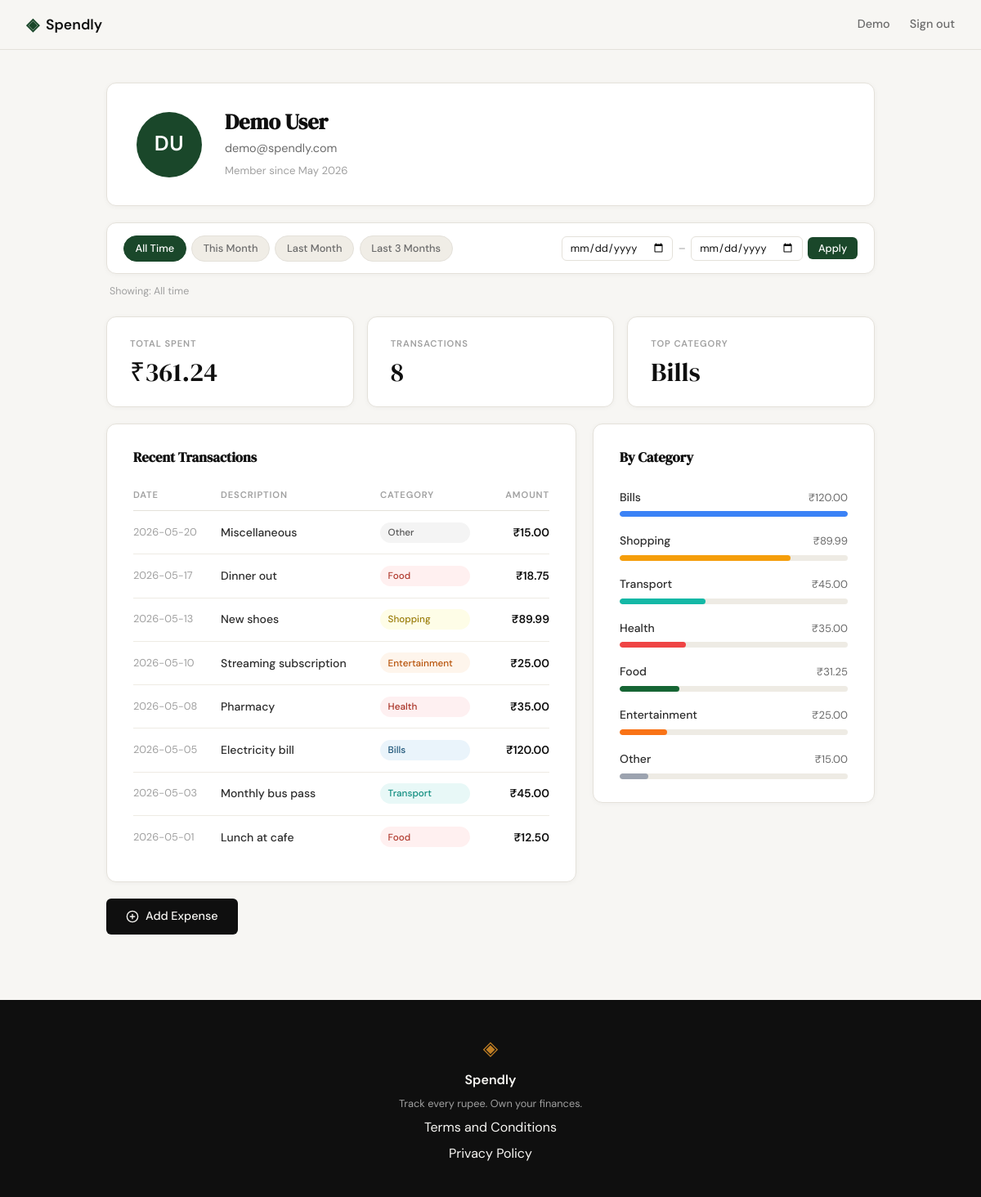
Screenshot of /profile (signed in) with the database file from the repository.
### tables this page shows
CREATE TABLE users (
            id            INTEGER PRIMARY KEY AUTOINCREMENT,
            name          TEXT    NOT NULL,
            email         TEXT    UNIQUE NOT NULL,
            password_hash TEXT    NOT NULL,
            created_at    TEXT    DEFAULT (datetime('now'))
        );

CREATE TABLE expenses (
            id          INTEGER PRIMARY KEY AUTOINCREMENT,
            user_id     INTEGER NOT NULL REFERENCES users(id),
            amount      REAL    NOT NULL,
            category    TEXT    NOT NULL,
            date        TEXT    NOT NULL,
            description TEXT,
            created_at  TEXT    DEFAULT (datetime('now'))
        );

### app.py (the view)
@app.route("/profile")
def profile():
    if not session.get("user_id"):
        return redirect(url_for("login"))
    date_from = _parse_date(request.args.get("from", ""))
    date_to   = _parse_date(request.args.get("to",   ""))
    preset_dates = _build_preset_dates()
    if date_from is None and date_to is None:
        active_preset = "all_time"
    elif (date_from, date_to) == preset_dates["this_month"]:
        active_preset = "this_month"
    elif (date_from, date_to) == preset_dates["last_month"]:
        active_preset = "last_month"
    elif (date_from, date_to) == preset_dates["last_3_months"]:
        active_preset = "last_3_months"
    else:
        active_preset = "custom"
    if date_from and date_to:
        filter_label = f"{_fmt_date(date_from)} – {_fmt_date(date_to)}"
    elif date_from:
        filter_label = f"From {_fmt_date(date_from)}"
    elif date_to:
        filter_label = f"Until {_fmt_date(date_to)}"
    else:
        filter_label = "All time"
    user            = get_user_by_id(session["user_id"])
    summary         = get_expense_summary(session["user_id"], date_from, date_to)
    categories      = get_expenses_by_category(session["user_id"], date_from, date_to)
    recent_expenses = get_recent_expenses(session["user_id"], date_from=date_from, date_to=date_to)
    member_since    = datetime.strptime(user["created_at"][:7], "%Y-%m").strftime("%B %Y")
    return render_template(
        "profile.html",
        user=user, summary=summary, categories=categories,
        recent_expenses=recent_expenses, member_since=member_since,
        date_from=date_from, date_to=date_to,
        active_preset=active_preset, filter_label=filter_label,
        preset_dates=preset_dates,
    )

### app.py (called while the page is built)
def _parse_date(s):
    if not s or not re.match(r'^\d{4}-\d{2}-\d{2}$', s):
        return None
    try:
        datetime.strptime(s, "%Y-%m-%d")
        return s
    except ValueError:
        return None

def _build_preset_dates():
    today = date.today()
    first_this = today.replace(day=1)
    last_this  = today.replace(day=calendar.monthrange(today.year, today.month)[1])
    last_last  = first_this - timedelta(days=1)
    first_last = last_last.replace(day=1)
    m, y = today.month, today.year
    for _ in range(2):
        m -= 1
        if m == 0:
            m, y = 12, y - 1
    first_3m = date(y, m, 1)
    return {
        "this_month":    (first_this.isoformat(),  last_this.isoformat()),
        "last_month":    (first_last.isoformat(),  last_last.isoformat()),
        "last_3_months": (first_3m.isoformat(),    today.isoformat()),
    }

### database/db.py (called while the page is built)
def get_db():
    conn = sqlite3.connect(DB_PATH)
    conn.row_factory = sqlite3.Row
    conn.execute("PRAGMA foreign_keys = ON")
    return conn

def get_user_by_id(user_id):
    conn = get_db()
    try:
        return conn.execute(
            "SELECT * FROM users WHERE id = ?", (user_id,)
        ).fetchone()
    finally:
        conn.close()

def get_expenses_by_category(user_id, date_from=None, date_to=None):
    lo = date_from or _DATE_FLOOR
    hi = date_to   or _DATE_CEIL
    conn = get_db()
    try:
        rows = conn.execute(
            """SELECT category,
                      COALESCE(SUM(amount), 0) AS total,
                      COUNT(*) AS count
               FROM expenses WHERE user_id = ? AND date BETWEEN ? AND ?
               GROUP BY category ORDER BY total DESC""",
            (user_id, lo, hi)
        ).fetchall()
        return [dict(r) for r in rows]
    finally:
        conn.close()

def get_recent_expenses(user_id, limit=10, date_from=None, date_to=None):
    lo = date_from or _DATE_FLOOR
    hi = date_to   or _DATE_CEIL
    conn = get_db()
    try:
        rows = conn.execute(
            """SELECT id, amount, category, date, description
               FROM expenses WHERE user_id = ? AND date BETWEEN ? AND ?
               ORDER BY date DESC, id DESC LIMIT ?""",
            (user_id, lo, hi, limit)
        ).fetchall()
        return [dict(r) for r in rows]
    finally:
        conn.close()

### templates/profile.html (shortened to what this page needs)
{% extends "base.html" %}
{% block head %}
<link rel="stylesheet" href="{{ url_for('static', filename='css/profile.css') }}">
{% endblock %}
{% block content %}
<section class="profile-section">
    <div class="profile-container">
        <div class="profile-header-card">
            <div class="profile-avatar">
                {% set parts = user["name"].split() %}
                {% if parts|length >= 2 %}{{ parts[0][0].upper() }}{{ parts[-1][0].upper() }}{% else %}{{ parts[0][0].upper() }}{% endif %}
            </div>
            <div class="profile-meta">
                <h1 class="profile-name">{{ user["name"] }}</h1>
                <p class="profile-email">{{ user["email"] }}</p>
                <p class="profile-since">Member since {{ member_since }}</p>
            </div>
        </div>
        <div class="filter-bar">
            <div class="filter-presets">
                <a href="{{ url_for('profile') }}"
                   class="filter-btn{% if active_preset == 'all_time' %} filter-btn--active{% endif %}">
                    All Time
                </a>
                <a href="{{ url_for('profile', **{'from': preset_dates.this_month[0], 'to': preset_dates.this_month[1]}) }}"
                   class="filter-btn{% if active_preset == 'this_month' %} filter-btn--active{% endif %}">
                    This Month
                </a>
                <a href="{{ url_for('profile', **{'from': preset_dates.last_month[0], 'to': preset_dates.last_month[1]}) }}"
                   class="filter-btn{% if active_preset == 'last_month' %} filter-btn--active{% endif %}">
                    Last Month
                </a>
                <a href="{{ url_for('profile', **{'from': preset_dates.last_3_months[0], 'to': preset_dates.last_3_months[1]}) }}"
                   class="filter-btn{% if active_preset == 'last_3_months' %} filter-btn--active{% endif %}">
                    Last 3 Months
                </a>
            </div>
            <form class="custom-range" method="get" action="{{ url_for('profile') }}">
                <input type="date" name="from" value="{{ date_from or '' }}">
                <span class="custom-range-sep">–</span>
                <input type="date" name="to" value="{{ date_to or '' }}">
                <button type="submit" class="filter-apply">Apply</button>
            </form>
        </div>
        <p class="filter-label">Showing: {{ filter_label }}</p>
        <div class="profile-stats">
            <div class="stat-card">
                <div class="stat-label">Total Spent</div>
                <div class="stat-value">₹{{ "{:,.2f}".format(summary.total_amount) }}</div>
            </div>
            <div class="stat-card">
                <div class="stat-label">Transactions</div>
                <div class="stat-value">{{ summary.total_count }}</div>
            </div>
            <div class="stat-card">
                <div class="stat-label">Top Category</div>
                <div class="stat-value">{{ categories[0].category if categories else "—" }}</div>
            </div>
        </div>
        {% if categories %}
        <div class="profile-columns">
            <div class="profile-card">
                <h2 class="card-title">Recent Transactions</h2>
                <div class="txn-table">
                    <div class="txn-head">
                        <span>Date</span>
                        <span>Description</span>
                        <span>Category</span>
                        <span class="txn-amount-col">Amount</span>
                    </div>
                    {% for exp in recent_expenses %}
                    <div class="txn-row">
                        <span class="txn-date">{{ exp.date }}</span>
                        <span class="txn-desc">{{ exp.description or exp.category }}</span>
                        <span class="txn-cat-badge cat-{{ exp.category | lower | replace(' ', '-') }}">
                            {{ exp.category }}
                        </span>
                        <span class="txn-amount">₹{{ "{:,.2f}".format(exp.amount) }}</span>
                    </div>
                    {% endfor %}
                </div>
            </div>
            <div class="profile-card">
                <h2 class="card-title">By Category</h2>
                {% set max_total = categories | map(attribute='total') | max %}
                <div class="bycat-list">
                    {% for cat in categories %}
                    {% set pct = (cat.total / max_total * 100) | round(1) %}
                    <div class="bycat-item">
                        <div class="bycat-header">
                            <span class="bycat-name">{{ cat.category }}</span>
                            <span class="bycat-amount">₹{{ "{:,.2f}".format(cat.total) }}</span>
                        </div>
                        <div class="bycat-bar-wrap">
                            <div class="bycat-bar bycat-{{ cat.category | lower | replace(' ', '-') }}"
                                 style="width: {{ pct }}%"></div>
                        </div>
                    </div>
                    {% endfor %}
                </div>
            </div>
        </div>
        <div class="profile-actions">
            <a href="{{ url_for('add_expense') }}" class="btn-primary">
                <i data-lucide="plus-circle"></i> Add Expense
            </a>
        </div>
        {% endif %}
    </div>
</section>
{% endblock %}

### static/css/style.css (style rules this page uses)
:root { --ink: #0f0f0f; --ink-soft: #2d2d2d; --ink-muted: #6b6b6b; --ink-faint: #a0a0a0; --paper: #f7f6f3; --paper-warm: #f0ede6; --paper-card: #ffffff; --accent: #1a472a; --accent-light: #e8f0eb; --accent-2: #c17f24; --accent-2-light: #fdf3e3; --danger: #c0392b; --danger-light: #fdecea; --border: #e4e1da; --border-soft: #eeebe4; --font-display: 'DM Serif Display', Georgia, serif; --font-body: 'DM Sans', system-ui, sans-serif; --max-width: 1200px; --auth-width: 440px; --radius-sm: 6px; --radius-md: 12px; --radius-lg: 20px; }
*, *::before, *::after { box-sizing: border-box; margin: 0; padding: 0; }
html { font-size: 16px; scroll-behavior: smooth; }
body { background: var(--paper); color: var(--ink); font-family: var(--font-body); font-size: 1rem; line-height: 1.6; -webkit-font-smoothing: antialiased; }
a { color: inherit; text-decoration: none; }
.btn-primary { display: inline-block; background: var(--ink); color: var(--paper); padding: 0.65rem 1.5rem; border-radius: var(--radius-sm); font-family: var(--font-body); font-size: 0.9rem; font-weight: 500; cursor: pointer; border: none; transition: background 0.2s; text-decoration: none; }

### rows the page displays
users: name "Demo User", email "demo@spendly.com"
expenses: category "Bills", date "2026-05-05", description "Electricity bill", amount "120.00", total "120.00", {{ pct }} 100.0 (drawn)
expenses: date "2026-05-20", description "Miscellaneous", category "Other", amount "15.00", total "15.00", {{ pct }} 12.5 (drawn)
expenses: date "2026-05-17", description "Dinner out", category "Food", amount "18.75"
expenses: date "2026-05-13", description "New shoes", category "Shopping", amount "89.99", total "89.99", {{ pct }} 75.0 (drawn)
expenses: date "2026-05-10", description "Streaming subscription", category "Entertainment", amount "25.00", total "25.00", {{ pct }} 20.8 (drawn)
expenses: date "2026-05-08", description "Pharmacy", category "Health", amount "35.00", total "35.00", {{ pct }} 29.2 (drawn)
expenses: date "2026-05-03", description "Monthly bus pass", category "Transport", amount "45.00", total "45.00", {{ pct }} 37.5 (drawn)
expenses: date "2026-05-01", description "Lunch at cafe", category "Food", amount "12.50"

### other values shown
{{ session.get("user_name", "").split(" ")[0] }} "Demo"
{{ parts[0][0].upper() }} "D"
{{ parts[-1][0].upper() }} "U"
{{ member_since }} "May 2026"
{{ filter_label }} "All time"
{{ "{:,.2f}".format(summary.total_amount) }} "361.24"
{{ summary.total_count }} "8"
{{ cat.category }} "Food"
{{ "{:,.2f}".format(cat.total) }} "31.25"
